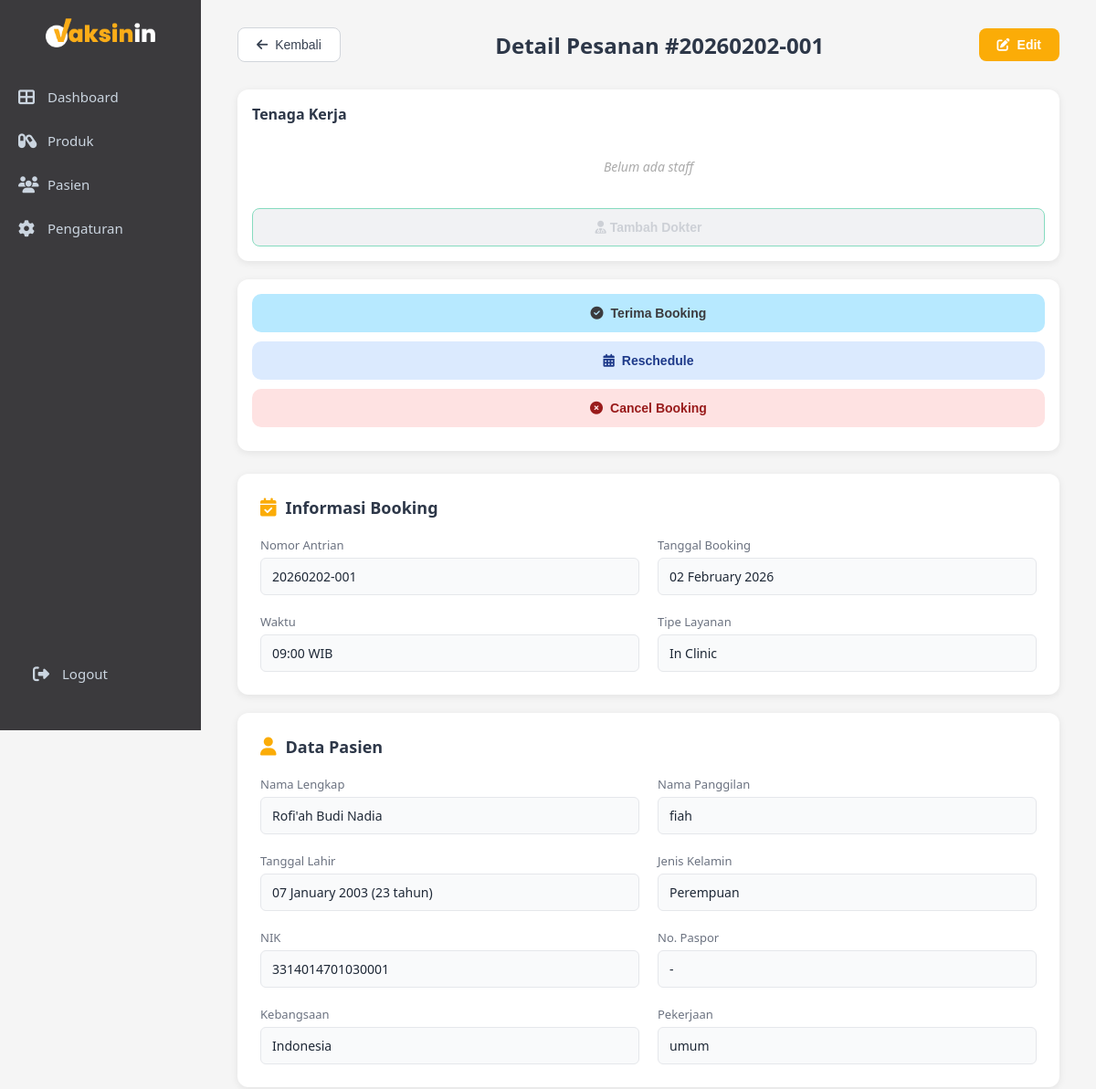
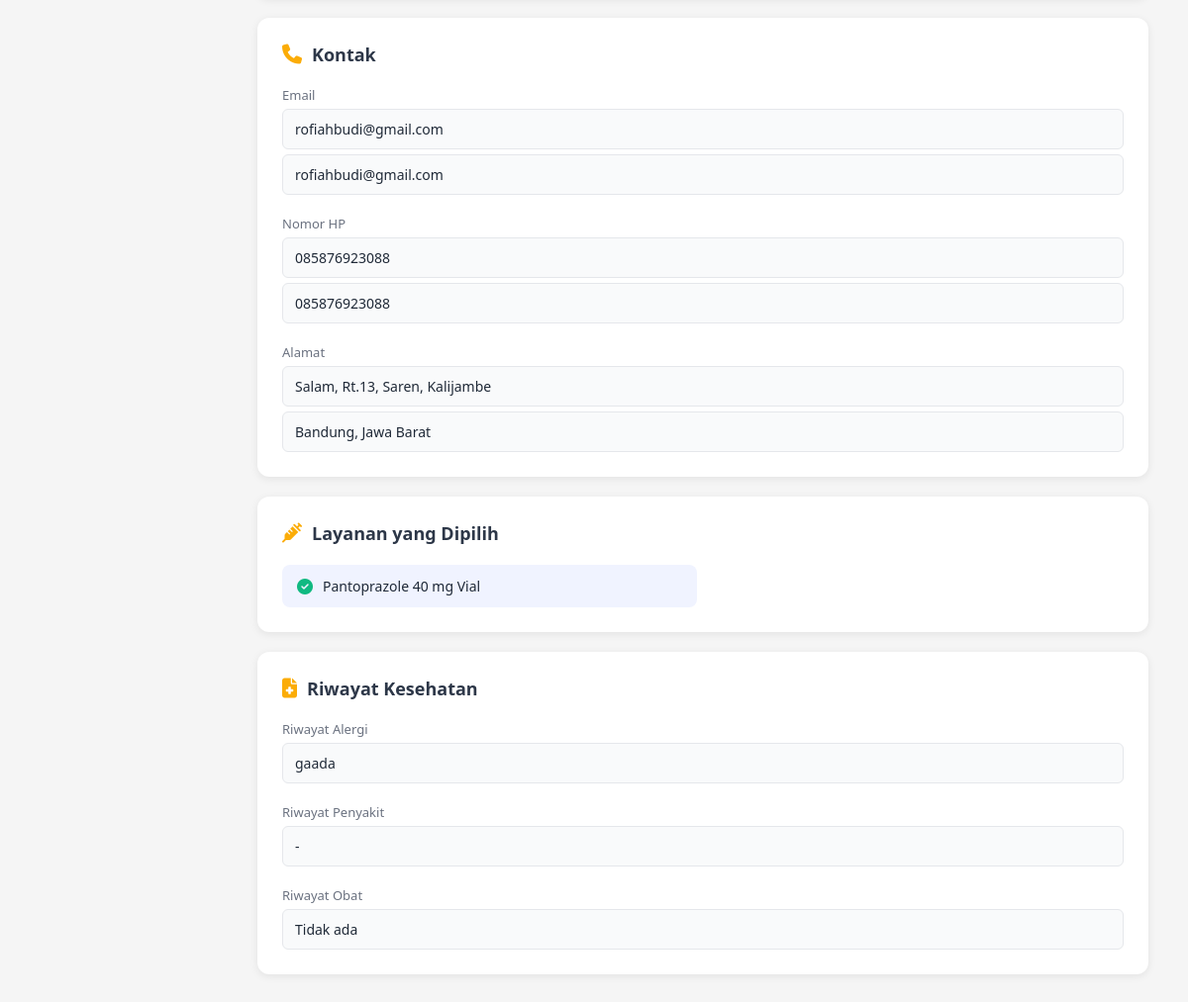
Screenshot of /admin/booking_detail.php?id=86 with the database file from the repository (2 pictures, top to bottom).
### tables this page shows
CREATE TABLE `bookings` (
  `id` int NOT NULL,
  `patient_id` int NOT NULL,
  `service_type` enum('Home Service','In Clinic') NOT NULL,
  `nomor_antrian` varchar(20) NOT NULL,
  `tanggal_booking` date NOT NULL,
  `waktu_booking` time NOT NULL,
  `status` enum('pending','confirmed','completed','cancelled') DEFAULT 'pending',
  `catatan` text,
  `created_at` datetime NOT NULL,
  `updated_at` datetime DEFAULT CURRENT_TIMESTAMP ON UPDATE CURRENT_TIMESTAMP,
  `doctor_id` int DEFAULT NULL,
  `payment_status` enum('unpaid','paid') DEFAULT 'unpaid',
  `tindakan_selesai` tinyint(1) DEFAULT '0'
);

CREATE TABLE `patients` (
  `id` int NOT NULL,
  `no_rekam_medis` varchar(20) NOT NULL,
  `nama_lengkap` varchar(100) NOT NULL,
  `nama_panggilan` varchar(50) DEFAULT NULL,
  `tanggal_lahir` date NOT NULL,
  `usia` int DEFAULT NULL,
  `kategori_usia` enum('Anak','Dewasa') NOT NULL,
  `jenis_kelamin` enum('L','P') NOT NULL,
  `nik` varchar(16) DEFAULT NULL,
  `paspor` varchar(20) DEFAULT NULL,
  `kebangsaan` varchar(50) DEFAULT 'Indonesia',
  `pekerjaan` varchar(100) DEFAULT NULL,
  `nama_wali` varchar(100) DEFAULT NULL,
  `riwayat_alergi` text,
  `riwayat_penyakit` text,
  `riwayat_obat` text,
  `pelayanan` varchar(50) NOT NULL,
  `created_at` timestamp NOT NULL DEFAULT CURRENT_TIMESTAMP,
  `updated_at` timestamp NOT NULL DEFAULT CURRENT_TIMESTAMP ON UPDATE CURRENT_TIMESTAMP
);

CREATE TABLE `patient_emails` (
  `id` int NOT NULL,
  `patient_id` int NOT NULL,
  `email` varchar(100) NOT NULL,
  `is_primary` tinyint(1) DEFAULT '0'
);

CREATE TABLE `patient_phones` (
  `id` int NOT NULL,
  `patient_id` int NOT NULL,
  `phone` varchar(20) NOT NULL,
  `is_primary` tinyint(1) DEFAULT '0'
);

CREATE TABLE `patient_addresses` (
  `id` int NOT NULL,
  `patient_id` int NOT NULL,
  `alamat` text NOT NULL,
  `provinsi` varchar(100) DEFAULT NULL,
  `kota` varchar(100) DEFAULT NULL,
  `is_primary` tinyint(1) DEFAULT '0'
);

CREATE TABLE `booking_services` (
  `id` int NOT NULL,
  `booking_id` int NOT NULL,
  `nama_layanan` varchar(100) NOT NULL,
  `created_at` datetime DEFAULT CURRENT_TIMESTAMP,
  `service_id` int DEFAULT NULL,
  `harga` int DEFAULT '0',
  `diskon` int DEFAULT '0',
  `diskon_tipe` enum('persen','nilai') DEFAULT 'nilai',
  `total` int DEFAULT '0'
);

### admin/booking_detail.php (the view, shortened to what this page needs)
<?php
include "../config.php";
$booking_id = isset($_GET['id']) ? intval($_GET['id']) : 0;
$sql = "SELECT b.*, p.*,
               b.payment_status,
               b.tindakan_selesai
        FROM bookings b
        JOIN patients p ON b.patient_id = p.id
        WHERE b.id = ?";
$stmt = $conn->prepare($sql);
$stmt->bind_param('i', $booking_id);
$stmt->execute();
$result = $stmt->get_result();
$booking = $result->fetch_assoc();
$sql_staff = "
    SELECT s.id, s.nama_lengkap, s.gelar, s.role
    FROM booking_staff bs
    JOIN staff s ON bs.staff_id = s.id
    WHERE bs.booking_id = ?
";
$stmt_staff = $conn->prepare($sql_staff);
$stmt_staff->bind_param("i", $booking_id);
$stmt_staff->execute();
$staffs = $stmt_staff->get_result();
$disable_accept = ($booking['status'] !== 'pending');
$sql_emails = "SELECT email FROM patient_emails WHERE patient_id = ? ORDER BY is_primary DESC";
$stmt_e = $conn->prepare($sql_emails);
$stmt_e->bind_param('i', $booking['patient_id']);
$stmt_e->execute();
$emails = $stmt_e->get_result();
$sql_phones = "SELECT phone FROM patient_phones WHERE patient_id = ? ORDER BY is_primary DESC";
$stmt_p = $conn->prepare($sql_phones);
$stmt_p->bind_param('i', $booking['patient_id']);
$stmt_p->execute();
$phones = $stmt_p->get_result();
$sql_addr = "SELECT * FROM patient_addresses WHERE patient_id = ? AND is_primary = 1 LIMIT 1";
$stmt_a = $conn->prepare($sql_addr);
$stmt_a->bind_param('i', $booking['patient_id']);
$stmt_a->execute();
$address = $stmt_a->get_result()->fetch_assoc();
$sql_services = "SELECT nama_layanan FROM booking_services WHERE booking_id = ?";
$stmt_s = $conn->prepare($sql_services);
$stmt_s->bind_param('i', $booking_id);
$stmt_s->execute();
$services = $stmt_s->get_result();
?>
<!DOCTYPE html>
<html lang="id">
<head>
    <link rel="stylesheet" href="css/admin.css">
    <link rel="stylesheet" href="css/detail.css">
    <link rel="stylesheet" href="css/reschedule.css">
    <link rel="stylesheet" href="css/sidebar-toggle.css">
    <link rel="stylesheet" href="https://cdnjs.cloudflare.com/ajax/libs/font-awesome/6.4.0/css/all.min.css">
</head>
<body>
    <div class="sidebar">
        <div class="logo">
            <img src="vaksinin-logo.png" alt="Vaksinin" class="logo-full">
        </div>
        <nav class="nav-menu">
            <a href="dashboard.php" class="nav-item">
                <i class="fas fa-th-large"></i>
                <span>Dashboard</span>
            </a>
            <a href="products.php" class="nav-item">
                <i class="fas fa-capsules"></i>
                <span>Produk</span>
            </a>
            <a href="#" class="nav-item">
                <i class="fas fa-users"></i>
                <span>Pasien</span>
            </a>
            <a href="#" class="nav-item">
                <i class="fas fa-cog"></i>
                <span>Pengaturan</span>
            </a>
        </nav>
        <div class="sidebar-footer">
            <a href="#" class="logout-btn">
                <i class="fas fa-sign-out-alt"></i>
                <span>Logout</span>
            </a>
        </div>
    </div>
    <div class="main-content">
        <div class="detail-header">
            <button onclick="window.location.href='dashboard.php'" class="btn-back">
                <i class="fas fa-arrow-left"></i> Kembali
            </button>
            <h1>Detail Pesanan #<?php echo $booking['nomor_antrian']; ?></h1>
            <?php if ($booking['status'] == 'completed' || $booking['status'] == 'cancelled' || $booking['payment_status'] == 'paid'): ?>
                <button class="btn-edit disabled"
                        disabled
                        title="Data sudah selesai, tidak bisa diedit">
                    <i class="fas fa-edit"></i> Edit
                </button>
            <?php else: ?>
                <button class="btn-edit" onclick="editBooking(<?php echo $booking_id; ?>)">
                    <i class="fas fa-edit"></i> Edit
                </button>
            <?php endif; ?>
        </div>
        <div class="detail-layout">
            <div class="detail-container">
                <div class="detail-section">
                    <h2><i class="fas fa-calendar-check"></i> Informasi Booking</h2>
                    <div class="detail-grid">
                        <div class="detail-item">
                            <label>Nomor Antrian</label>
                            <p><?php echo htmlspecialchars($booking['nomor_antrian']); ?></p>
                        </div>
                        <div class="detail-item">
                            <label>Tanggal Booking</label>
                            <p><?php echo date('d F Y', strtotime($booking['tanggal_booking'])); ?></p>
                        </div>
                        <div class="detail-item">
                            <label>Waktu</label>
                            <p><?php echo substr($booking['waktu_booking'], 0, 5); ?> WIB</p>
                        </div>
                        <div class="detail-item">
                            <label>Tipe Layanan</label>
                            <p><?php echo htmlspecialchars($booking['service_type']); ?></p>
                        </div>
                    </div>
                </div>
                <div class="detail-section">
                    <h2><i class="fas fa-user"></i> Data Pasien</h2>
                    <div class="detail-grid">
                        <div class="detail-item">
                            <label>Nama Lengkap</label>
                            <p><?php echo htmlspecialchars($booking['nama_lengkap']); ?></p>
                        </div>
                        <div class="detail-item">
                            <label>Nama Panggilan</label>
                            <p><?php echo htmlspecialchars($booking['nama_panggilan'] ?: '-'); ?></p>
                        </div>
                        <div class="detail-item">
                            <label>Tanggal Lahir</label>
                            <p><?php echo date('d F Y', strtotime($booking['tanggal_lahir'])); ?> (<?php echo $booking['usia']; ?> tahun)</p>
                        </div>
                        <div class="detail-item">
                            <label>Jenis Kelamin</label>
                            <p><?php echo $booking['jenis_kelamin'] == 'L' ? 'Laki-laki' : 'Perempuan'; ?></p>
                        </div>
                        <div class="detail-item">
                            <label>NIK</label>
                            <p><?php echo htmlspecialchars($booking['nik'] ?: '-'); ?></p>
                        </div>
                        <div class="detail-item">
                            <label>No. Paspor</label>
                            <p><?php echo htmlspecialchars($booking['paspor'] ?: '-'); ?></p>
                        </div>
                        <div class="detail-item">
                            <label>Kebangsaan</label>
                            <p><?php echo htmlspecialchars($booking['kebangsaan']); ?></p>
                        </div>
                        <div class="detail-item">
                            <label>Pekerjaan</label>
                            <p><?php echo htmlspecialchars($booking['pekerjaan'] ?: '-'); ?></p>
                        </div>
                    </div>
                </div>
                <div class="detail-section">
                    <h2><i class="fas fa-phone"></i> Kontak</h2>
                    <div class="detail-grid">
                        <div class="detail-item full-width">
                            <label>Email</label>
                            <?php while ($e = $emails->fetch_assoc()): ?>
                                <p><?php echo htmlspecialchars($e['email']); ?></p>
                            <?php endwhile; ?>
                        </div>
                        <div class="detail-item full-width">
                            <label>Nomor HP</label>
                            <?php while ($ph = $phones->fetch_assoc()): ?>
                                <p><?php echo htmlspecialchars($ph['phone']); ?></p>
                            <?php endwhile; ?>
                        </div>
                        <?php if ($address): ?>
                        <div class="detail-item full-width">
                            <label>Alamat</label>
                            <p><?php echo htmlspecialchars($address['alamat']); ?></p>
                            <p><?php echo htmlspecialchars($address['kota']) . ', ' . htmlspecialchars($address['provinsi']); ?></p>
                        </div>
                        <?php endif; ?>
                    </div>
                </div>
                <div class="detail-section">
                    <h2><i class="fas fa-syringe"></i> Layanan yang Dipilih</h2>
                    <div class="services-grid">
                        <?php while ($srv = $services->fetch_assoc()): ?>
                            <div class="service-item">
                                <i class="fas fa-check-circle"></i>
                                <?php echo htmlspecialchars($srv['nama_layanan']); ?>
                            </div>
                        <?php endwhile; ?>
                    </div>
                </div>
                <div class="detail-section">
                    <h2><i class="fas fa-file-medical"></i> Riwayat Kesehatan</h2>
                    <div class="detail-grid">
                        <div class="detail-item full-width">
                            <label>Riwayat Alergi</label>
                            <p><?php echo htmlspecialchars($booking['riwayat_alergi'] ?: 'Tidak ada'); ?></p>
                        </div>
                        <div class="detail-item full-width">
                            <label>Riwayat Penyakit</label>
                            <p><?php echo htmlspecialchars($booking['riwayat_penyakit'] ?: 'Tidak ada'); ?></p>
                        </div>
                        <div class="detail-item full-width">
                            <label>Riwayat Obat</label>
                            <p><?php echo htmlspecialchars($booking['riwayat_obat'] ?: 'Tidak ada'); ?></p>
                        </div>
                    </div>
                </div>
            </div>
            <div class="detail-right">
                <div class="side-card">
                    <div class="side-header">
                        <h3>Tenaga Kerja</h3>
                    </div>
                    <div class="side-body">
                        <?php if($staffs->num_rows > 0): ?>
                            <?php while($s = $staffs->fetch_assoc()): ?>
                                <div class="staff-item" id="staff-<?= $s['id'] ?>">
                                    <span><?= htmlspecialchars($s['gelar'].' '.$s['nama_lengkap']); ?></span>
                                    <?php if (
                                        $booking['payment_status'] == 'unpaid' &&
                                        !in_array($booking['status'], ['cancelled', 'completed'])
                                    ): ?>
                                        <button class="btn-delete-staff"
                                                onclick="removeStaff(<?= $booking_id ?>, <?= $s['id'] ?>)"
                                                title="Hapus">
                                            <i class="fas fa-trash"></i>
                                        </button>
                                    <?php else: ?>
                                        <button class="btn-delete-staff"
                                                disabled
                                                title="Tidak bisa menghapus dokter karena pesanan sudah dibayar / dibatalkan / selesai"
                                                style="opacity:0.4; cursor:not-allowed;">
                                            <i class="fas fa-trash"></i>
                                        </button>
                                    <?php endif; ?>
                                </div>
                            <?php endwhile; ?>
                        <?php else: ?>
                            <span class="empty-text">Belum ada staff</span>
                        <?php endif; ?>
                    </div>
                    <?php
                        $disable_add_dokter =
                            ($booking['status'] == 'pending') ||
                            ($booking['status'] == 'completed') ||
                            ($booking['status'] == 'cancelled') ||
                            ($booking['payment_status'] == 'paid');
                        ?>
                        <button class="btn-add-worker"
                                onclick="openAddDoctorPopup()"
                                <?= $disable_add_dokter ? 'disabled style="opacity:0.5;cursor:not-allowed;"' : '' ?>>
                            <i class="fas fa-user-md"></i> Tambah Dokter
                        </button>
                </div>
                <div class="side-card action-buttons">
                <?php if ($booking['status'] == 'pending'): ?>
                    <button class="btn-accept"
                            onclick="openAddDoctorPopup()"
                            <?= $disable_accept ? 'disabled style="opacity:0.5; cursor:not-allowed;"' : '' ?>>
                        <i class="fas fa-check-circle"></i> Terima Booking
                    </button>
                    <button type="button" class="btn-reschedule" onclick="openRescheduleModal()">
                        <i class="fas fa-calendar-alt"></i> Reschedule
                    </button>
                    <button id="btn-cancel" class="btn-cancel"
                            onclick="cancelBooking(this, <?= $booking_id ?>)">
                        <i class="fas fa-times-circle"></i> Cancel Booking
                    </button>
                <?php endif; ?>
                </div>
            </div>
        </div>
    </div>
</body>
</html>

### rows the page displays
bookings: nomor_antrian "20260202-001", tanggal_booking "02 February 2026", waktu_booking "09:00", service_type "In Clinic", patient.nama_lengkap "Rofi'ah Budi Nadia", patient.nama_panggilan "fiah", patient.tanggal_lahir "07 January 2003", patient.usia "23", patient.nik "3314014701030001", patient.paspor "-", patient.kebangsaan "Indonesia", patient.pekerjaan "umum", patient.riwayat_alergi "gaada", patient.riwayat_penyakit "-", patient.riwayat_obat "Tidak ada"
patient_emails: email "rofiahbudi@gmail.com"
patient_emails: email "rofiahbudi@gmail.com"
patient_phones: phone "085876923088"
patient_phones: phone "085876923088"
patient_addresses: alamat "Salam, Rt.13, Saren, Kalijambe", kota "Bandung", provinsi "Jawa Barat"
booking_services: nama_layanan "Pantoprazole 40 mg Vial"
